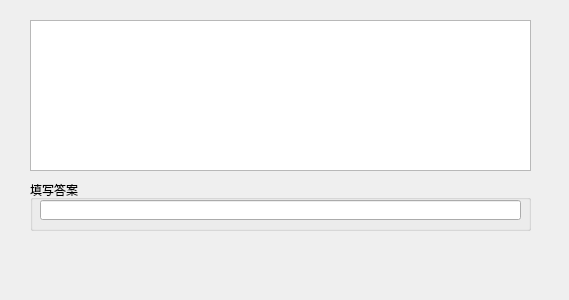
<?xml version="1.0" encoding="UTF-8"?>
<ui version="4.0">
 <class>Form</class>
 <widget class="QWidget" name="Form">
  <property name="geometry">
   <rect>
    <x>0</x>
    <y>0</y>
    <width>569</width>
    <height>300</height>
   </rect>
  </property>
  <property name="windowTitle">
   <string>Form</string>
  </property>
  <widget class="QTextEdit" name="textEditDesc">
   <property name="geometry">
    <rect>
     <x>30</x>
     <y>20</y>
     <width>501</width>
     <height>151</height>
    </rect>
   </property>
  </widget>
  <widget class="QGroupBox" name="groupBox">
   <property name="geometry">
    <rect>
     <x>30</x>
     <y>180</y>
     <width>501</width>
     <height>51</height>
    </rect>
   </property>
   <property name="title">
    <string>填写答案</string>
   </property>
   <widget class="QLineEdit" name="lineEditAnswer">
    <property name="geometry">
     <rect>
      <x>10</x>
      <y>20</y>
      <width>481</width>
      <height>20</height>
     </rect>
    </property>
   </widget>
  </widget>
 </widget>
 <resources/>
 <connections/>
</ui>
